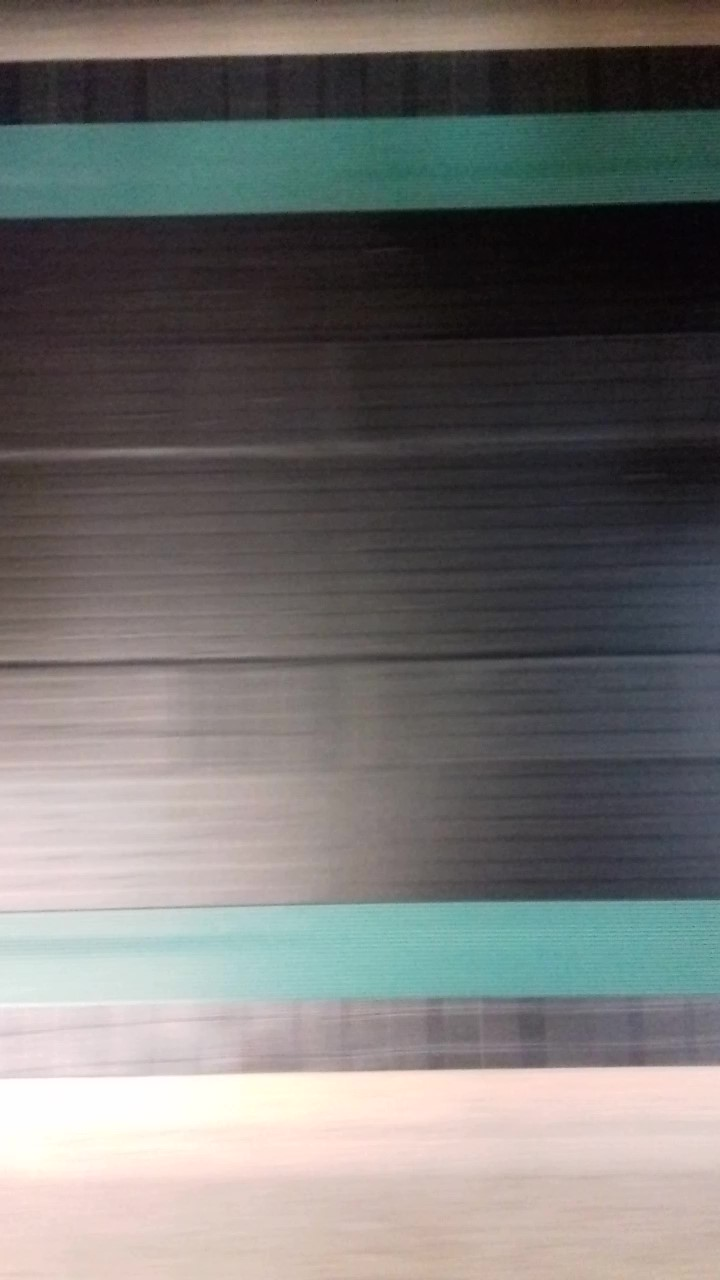
#> input picture images/tasma.jpg, 720 x 1280 px
$ python tunning.py
#> lines starting #> are read from the running program, lines starting #| are printed output that depends on the picture; after the words box and inside, x2 and y2 are one past the last pixel; in counts of white or black regions, pixels touching at a corner belong together
### drawing/painting.py
import cv2
import pickle
import os
from prodline.context import DrawingContext


class Painter(object):
    track_bar_rgb_min_red = ("rgb_min_red", 40, (0, 255))
    track_bar_rgb_min_green = ("rgb_min_green", 40, (0, 255))
    track_bar_rgb_min_blue = ("rgb_min_blue", 70, (0, 255))
    track_bar_rgb_max_red = ("rgb_max_red", 100, (0, 255))
    track_bar_rgb_max_green = ("rgb_max_green", 210, (0, 255))
    track_bar_rgb_max_blue = ("rgb_max_blue", 210, (0, 255))

    track_bar_min_line_length = ('min_line_length', 100, (0, 800))
    track_bar_max_line_length = ('max_line_length', 200, (0, 800))
    track_bar_max_line_gap = ('max_line_gap', 10, (10, 100))
    track_bar_aperture_size = ('aperture_size', 5, (3, 7))

    track_bar_threshold_val = ('threshold_val', 100, (0, 255))
    track_bar_threshold_max = ('threshold_max', 255, (0, 255))

    track_bars = [track_bar_rgb_min_red,
                  track_bar_rgb_min_green,
                  track_bar_rgb_min_blue,
                  track_bar_rgb_max_red,
                  track_bar_rgb_max_green,
                  track_bar_rgb_max_blue,
                  track_bar_min_line_length,
                  track_bar_max_line_length,
                  track_bar_max_line_gap,
                  track_bar_aperture_size,
                  track_bar_threshold_val,
                  track_bar_threshold_max
                  ]

    def __init__(self, window_name, serialize_file, processor):
        self.processor = processor
        self.serialize_file = serialize_file
        self.window_name = window_name
        self.input_window_name = 'Obraz wejsciowy'
        self.parameter_window = 'Parametry'
        cv2.namedWindow(self.window_name, cv2.WINDOW_NORMAL)
        cv2.namedWindow(self.input_window_name, cv2.WINDOW_NORMAL)
        cv2.namedWindow(self.parameter_window, cv2.WINDOW_GUI_NORMAL)

    def __enter__(self):
        self.__add_track_bars()
        self.__load_values()
        self.on_change(0)

    def __exit__(self, exc_type, exc_val, exc_tb):
        cv2.destroyAllWindows()

    def create_track_bar(self, name, value, maximum, handler):
        cv2.createTrackbar(name, self.parameter_window, value, maximum, handler)

    def draw(self, image):
        cv2.imshow(self.window_name, image)
        cv2.imshow(self.input_window_name, DrawingContext.image)

    def get_value(self, track_bar_name):
        result = cv2.getTrackbarPos(track_bar_name, self.parameter_window)
        return result

    def set_value(self, track_bar_name, value):
        return cv2.setTrackbarPos(track_bar_name, self.parameter_window, value)

    # [8 lines left out: function __save_values, not called in this run]

    def __load_values(self):
        if not os.path.exists(self.serialize_file):
            return
        with open(self.serialize_file, 'rb') as f:
            values = pickle.load(f)
        for value in values:
            self.set_value(value, values[value])

    def __add_track_bars(self):
        for bar in Painter.track_bars:
            self.create_track_bar(bar[0], bar[2][0], bar[2][1], self.on_change)

    def on_change(self, value):
        self.__on_change_value(value)

    def __on_change_value(self, val):
        if DrawingContext.image is None:
            return
        rgb_begin = [self.get_value(Painter.track_bar_rgb_min_red[0]),
                     self.get_value(Painter.track_bar_rgb_min_green[0]),
                     self.get_value(Painter.track_bar_rgb_min_blue[0])]
        rgb_end = [self.get_value(Painter.track_bar_rgb_max_red[0]),
                   self.get_value(Painter.track_bar_rgb_max_green[0]),
                   self.get_value(Painter.track_bar_rgb_max_blue[0])]

        min_line_length = self.get_value(Painter.track_bar_min_line_length[0])
        max_line_length = self.get_value(Painter.track_bar_max_line_length[0])
        max_line_gap = self.get_value(Painter.track_bar_max_line_gap[0])
        aperture_size = self.get_value(Painter.track_bar_aperture_size[0])

        threshold_val = self.get_value(Painter.track_bar_threshold_val[0])
        threshold_max = self.get_value(Painter.track_bar_threshold_max[0])

        self.processor.apply_parameters(
            rgb_begin=rgb_begin,
            rgb_end=rgb_end,
            min_line_length=min_line_length,
            max_line_length=max_line_length,
            max_line_gap=max_line_gap,
            aperture_size=aperture_size,
            threshold_val=threshold_val,
            threshold_max=threshold_max
        )

        out = self.processor.process(DrawingContext.image)
        self.__save_values()
        self.draw(out)

### prodline/processing.py
import numpy as np
import cv2
from skimage.feature import canny
from skimage.transform import (probabilistic_hough_line)
from prodline.context import DrawingContext
from prodline.measurement import Line


class Processor(object):
    def process(self, image):
        pass

    def apply_parameters(self, **parameters):
        pass

class ColorFilterProcessor(Processor):
    def __init__(self):
        super().__init__()
        self.lower = np.array([40, 40, 70], dtype="uint8")
        self.upper = np.array([100, 210, 210], dtype="uint8")

    def apply_parameters(self, **parameters):
        rgb_begin = parameters.get('rgb_begin')
        rgb_end = parameters.get('rgb_end')
        if rgb_begin is not None:
            self.lower = np.array(rgb_begin, dtype="uint8")
        if rgb_end is not None:
            self.upper = np.array(rgb_end, dtype="uint8")


    def process(self, image):
        hsv = cv2.cvtColor(image, cv2.COLOR_BGR2HSV)
        mask = cv2.inRange(hsv, self.lower, self.upper)
        output = cv2.bitwise_and(image, image, mask=mask)
        return output

class LineProcessor(Processor):
    # [21 lines left out: functions __init__, apply_parameters, process, not called in this run]

class EdgesProcessor(Processor):
    # [18 lines left out: functions __init__, apply_parameters, process, not called in this run]

class ThresholdProcessor(Processor):
    def __init__(self):
        super().__init__()
        self.threshold_val = 127
        self.threshold_max = 255
        self.threshold_method = cv2.THRESH_BINARY

    def apply_parameters(self, **parameters):
        self.threshold_val = parameters.get('threshold_val', self.threshold_val)
        self.threshold_max = parameters.get('threshold_max', self.threshold_max)

    def process(self, image):
        gray = cv2.cvtColor(image, cv2.COLOR_BGR2GRAY)
        ret, thresh = cv2.threshold(gray, self.threshold_val, self.threshold_max, self.threshold_method)
        return thresh

class ContourProcessor(Processor):
    def __init__(self):
        super().__init__()
        self.contours = None
        self.min_contour_size = 100
        self.contour_sizes = {}
        self.draw_contours = False

    def apply_parameters(self, **parameters):
        pass

    # [17 lines left out: function __assign, not called in this run]

    def __get_line_information(self, contours, thresh):
        line = Line()
        for c in contours:
            left_most = tuple(c[c[:, :, 0].argmin()][0])
            if left_most[1] > thresh.shape[1] / 2:
                self.__assign(thresh, c, line.area_top)
            else:
                self.__assign(thresh, c, line.area_bottom)
        return line

    # [21 lines left out: function __draw_area, not called in this run]

    def process(self, thresh):
        contours, hierarchy = cv2.findContours(thresh, cv2.RETR_TREE, cv2.CHAIN_APPROX_SIMPLE)
        contours = [c for c in contours if c.size > self.min_contour_size]
        self.contours = contours
        rgb = cv2.cvtColor(thresh, cv2.COLOR_GRAY2RGB)
        line = self.__get_line_information(contours, thresh)
        self.__draw_area(rgb, line.area_bottom, (255, 255, 0))
        self.__draw_area(rgb, line.area_top, (255, 0, 255))

        return rgb

class AggregateProcessor(Processor):
    def __init__(self, *processors):
        self.processors = processors

    def process(self, image):
        output = image
        for processor in self.processors:
            output = processor.process(output)
        return output

    def apply_parameters(self, **parameters):
        for processor in self.processors:
            processor.apply_parameters(**parameters)

class ProcessorFactory(object):
    def create(self):
        return AggregateProcessor(
            ColorFilterProcessor(),
            ThresholdProcessor(),
            ContourProcessor()
        )

class VideoProcessor(object):
    # [4 lines left out: function __init__, not called in this run]

    def __enter__(self):
        self.cap = cv2.VideoCapture(self.video_file)

    def __exit__(self, exc_type, exc_val, exc_tb):
        self.cap.release()
        cv2.destroyAllWindows()

    # [11 lines left out: function process, not called in this run]


### tunning.py
import cv2
from drawing import painting
from prodline import processing
from prodline.context import DrawingContext

serialize_file = 'D:\\Repositories\\GITSYL\\syl\\values.pickle'
image = cv2.imread('images/tasma.jpg')
#> image is the input picture: shape (1280, 720, 3); mean B, G, R 112.7, 114.3, 115.5

processor = processing.ProcessorFactory().create()
painter = painting.Painter('Monitoring linii produkcyjnej', serialize_file, processor)
DrawingContext.image = image

def main():
    with painter:
#> (reads values.pickle from the repository)
#> the loop in process, `for processor in self.processors:` made 3 passes
#> pass 1, in process, `mask = cv2.inRange(hsv, self.lower, self.upper)`:
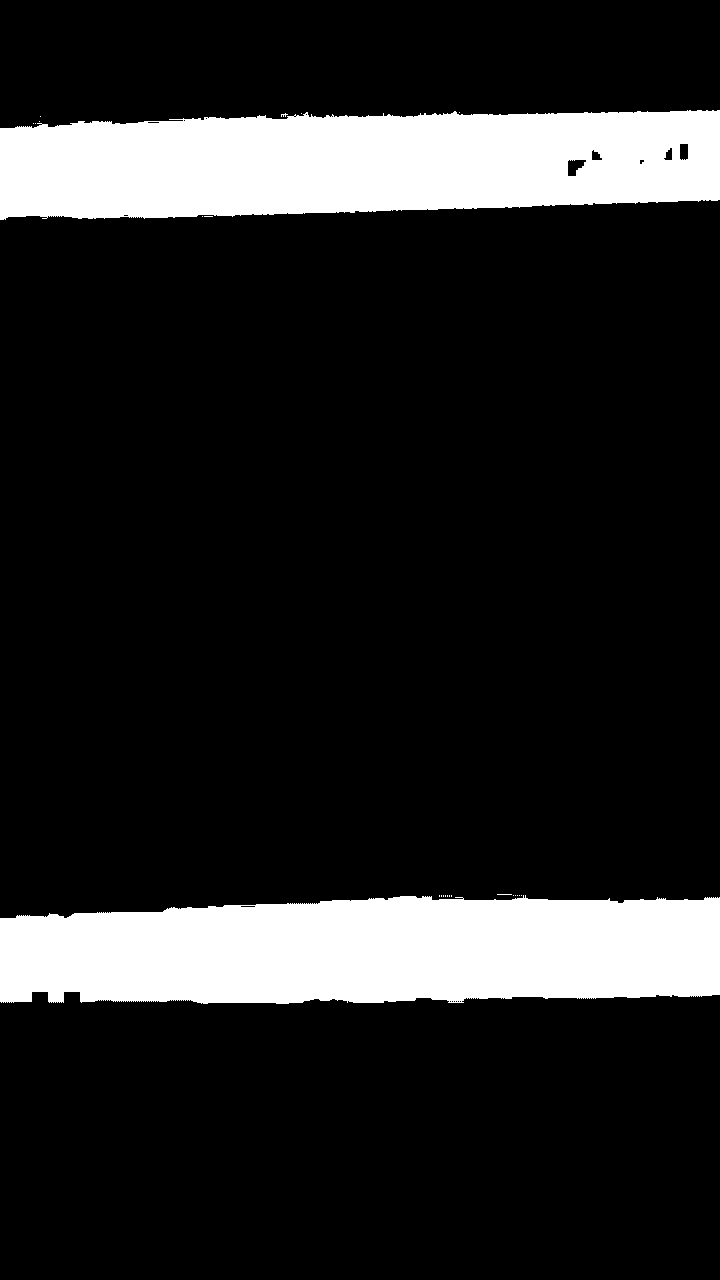
#> mask: shape (1280, 720); 14.8% white; 24 white regions (22 under 20 px), largest, box (x1, y1, x2, y2) and area: (0, 895, 720, 1004) 68979, (0, 110, 720, 220) 67312
#> pass 1, in process, `output = cv2.bitwise_and(image, image, mask=mask)`:
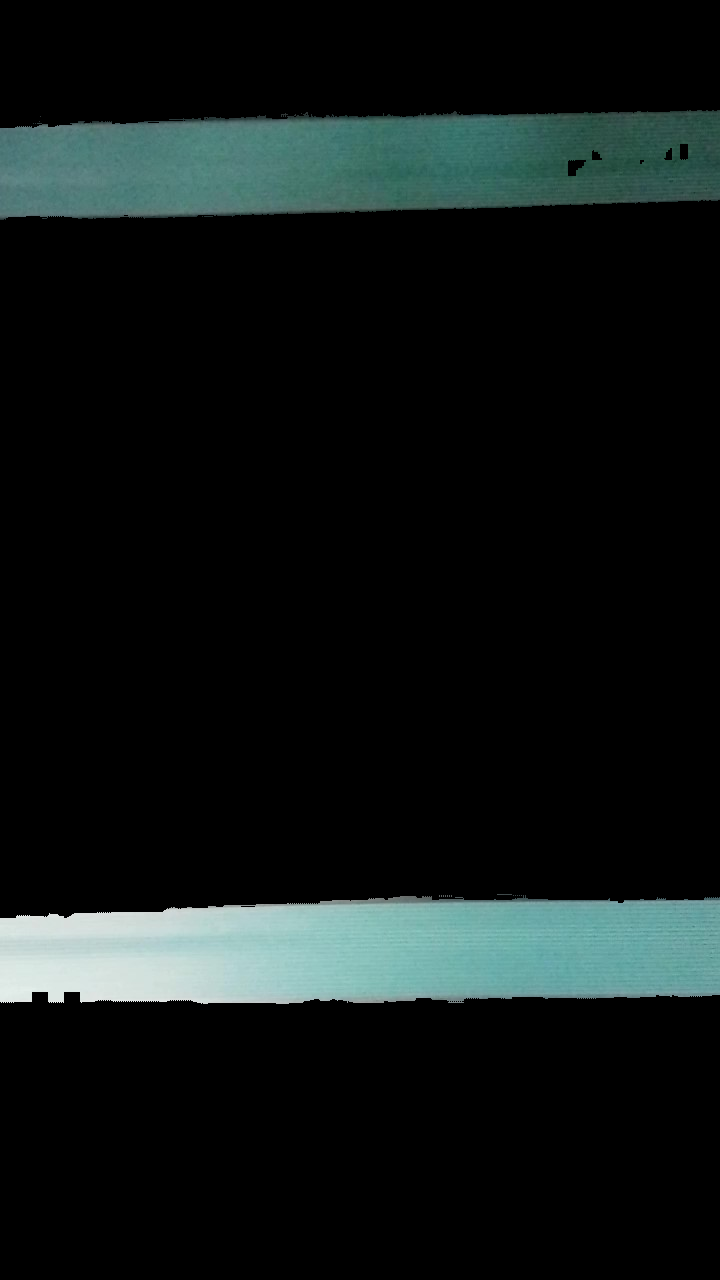
#> output: shape (1280, 720, 3); mean B, G, R 21.3, 22.1, 15.7
#> pass 2, in process, `gray = cv2.cvtColor(image, cv2.COLOR_BGR2GRAY)`:
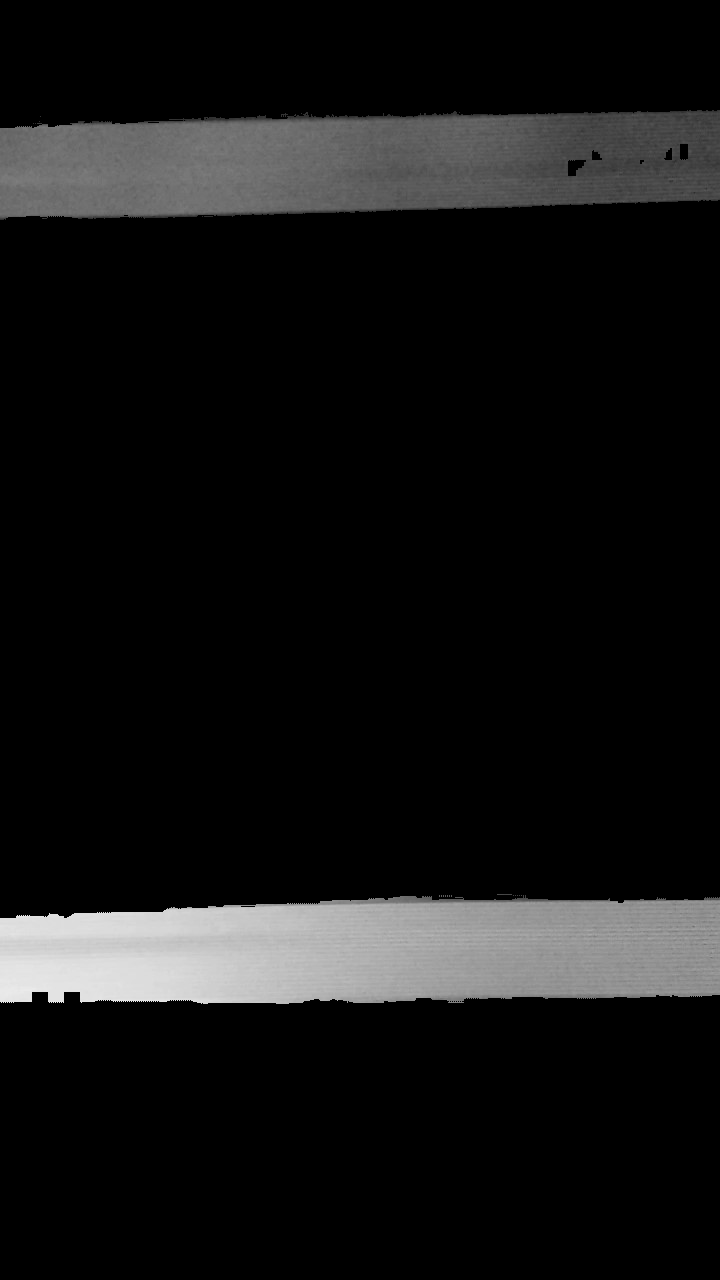
#> gray: shape (1280, 720); min 0, max 237, mean 20.1
#> (the call stopped at in __get_line_information, `line = Line()`: prodline is not available in this run)
        painter.draw(image)
        painter.on_change(0)
#> the loop in process (call 2), `for processor in self.processors:` made 3 passes
#> (the call stopped at in __get_line_information, `line = Line()`: prodline is not available in this run)
        cv2.waitKey(0)

if __name__ == "__main__":
    main()
